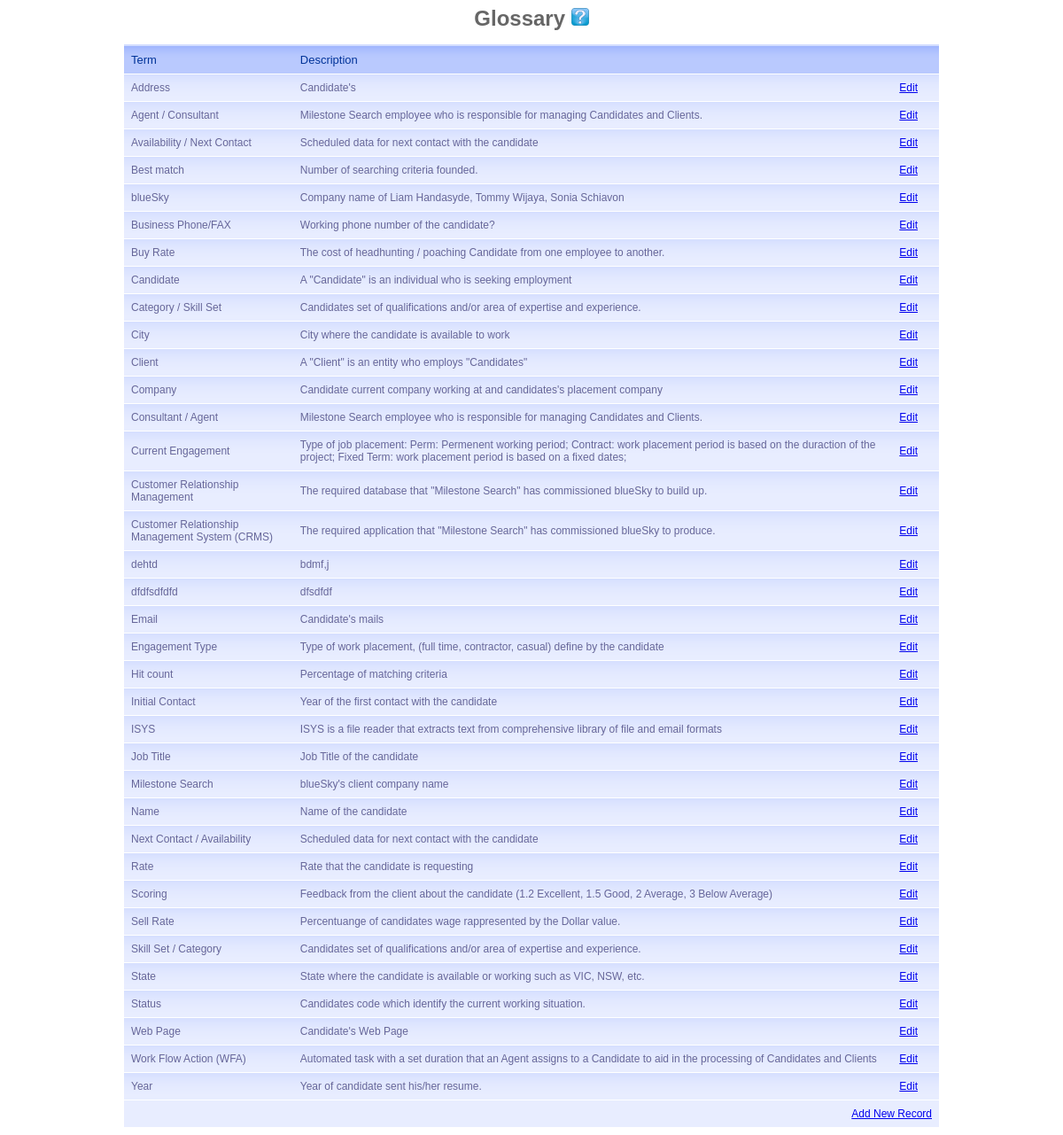
Page /ms_crm/admin/AgentAdmin_management/ViewHelpSystemDescr.php on the committed database.
### tables this page shows
CREATE TABLE `help_system` (
   `hs_fieldID` varchar(50) not null,
   `hs_msg` varchar(300),
   PRIMARY KEY (`hs_fieldID`)
);

### ms_crm/admin/AgentAdmin_management/ViewHelpSystemDescr.php (the view, shortened to what this page needs)
<link href="../style/tablestyle.css" rel="stylesheet" type="text/css" />
<h1>Glossary <a href="#"><img src="../../image/help_icon.jpg" width="20"/></a></h1>
<table id="gradient-style" summary="Work Flow Action Code" align="center">
    <thead>
   	  <tr>
			<th scope="col">Term</th>
            <th scope="col">Description</th>
            <th scope="col"></th>
            <th scope="col"></th>
        </tr>
    </thead>
    <tfoot>
   	  <tr>
        <td ></td>
        <td colspan="3" align="right"><a href="AddHelpSystemDescr.php">Add New Record</a></td>
      </tr>
    </tfoot>
    <tbody>
<?php
require("../../db_conection/db_connect.php");
$sql = 'select * from help_system order by hs_fieldID;';
$dbRecords = mysql_query($sql, $db_con )
		Or die('Query failed:'.mysql_error());
while( $arrRecords = mysql_fetch_array($dbRecords))
{
	echo '
				<tr>
				  <td width="200">'.$arrRecords["hs_fieldID"].'</td>
				  <td width="800">'.$arrRecords["hs_msg"].'</td>
				  <td><a href="EditHelpSystemDescr.php?txths_fieldID=\''.$arrRecords["hs_fieldID"].'\'">Edit</a></td>
				  <td></td>
				</tr>
		';
}
?>
  </tbody>
</table>

### ms_crm/admin/style/tablestyle.css (style rules this page uses)
#gradient-style { font-family: "Lucida Sans Unicode", "Lucida Grande", Sans-Serif; font-size: 12px; width: 920px; text-align: left; border-collapse: collapse; }
#gradient-style th { font-size: 13px; font-weight: normal; padding: 8px; background: #b9c9fe url('table-images/gradhead.png') repeat-x; border-top: 2px solid #d3ddff; border-bottom: 1px solid #fff; color: #039; }
#gradient-style td { padding: 8px; border-bottom: 1px solid #fff; color: #669; border-top: 1px solid #fff; background: #e8edff url('table-images/gradback.png') repeat-x; }
#gradient-style tfoot tr td { background: #e8edff; font-size: 12px; color: #99c; }
h1 { font-family: Arial, Helvetica, sans-serif; font-size: 24px; color: #666; }

### rows in the picture
help_system: hs_fieldID "Address", hs_msg "Candidate's"
help_system: hs_fieldID "Agent / Consultant", hs_msg "Milestone Search employee who is responsible for managing Candidates and Clients."
help_system: hs_fieldID "Availability / Next Contact", hs_msg "Scheduled data for next contact with the candidate"
help_system: hs_fieldID "Best match", hs_msg "Number of searching criteria founded."
help_system: hs_fieldID "blueSky", hs_msg "Company name of Liam Handasyde, Tommy Wijaya, Sonia Schiavon"
help_system: hs_fieldID "Business Phone/FAX", hs_msg "Working phone number of the candidate?"
help_system: hs_fieldID "Buy Rate", hs_msg "The cost of headhunting / poaching Candidate from one employee to another."
help_system: hs_fieldID "Candidate", hs_msg "A \"Candidate\" is an individual who is seeking employment"
help_system: hs_fieldID "Category / Skill Set", hs_msg "Candidates set of qualifications and/or area of expertise and experience."
help_system: hs_fieldID "City", hs_msg "City where the candidate is available to work"
help_system: hs_fieldID "Client", hs_msg "A \"Client\" is an entity who employs \"Candidates\""
help_system: hs_fieldID "Company", hs_msg "Candidate current company working at and candidates's placement company"
help_system: hs_fieldID "Consultant / Agent", hs_msg "Milestone Search employee who is responsible for managing Candidates and Clients."
help_system: hs_fieldID "Current Engagement", hs_msg "Type of job placement: Perm: Permenent working period; Contract: work placement period is based on the duraction of the project; Fixed Term: work placement period is based on a fixed dates;"
help_system: hs_fieldID "Customer Relationship Management", hs_msg "The required database that \"Milestone Search\" has commissioned blueSky to build up."
help_system: hs_fieldID "Customer Relationship Management System (CRMS)", hs_msg "The required application that \"Milestone Search\" has commissioned blueSky to produce."
help_system: hs_fieldID "dehtd", hs_msg "bdmf,j"
help_system: hs_fieldID "dfdfsdfdfd", hs_msg "dfsdfdf"
help_system: hs_fieldID "Email", hs_msg "Candidate's mails"
help_system: hs_fieldID "Engagement Type", hs_msg "Type of work placement, (full time, contractor, casual) define by the candidate"
help_system: hs_fieldID "Hit count", hs_msg "Percentage of matching criteria"
help_system: hs_fieldID "Initial Contact", hs_msg "Year of the first contact with the candidate"
help_system: hs_fieldID "ISYS", hs_msg "ISYS is a file reader that extracts text from comprehensive library of file and email formats"
help_system: hs_fieldID "Job Title", hs_msg "Job Title of the candidate"
help_system: hs_fieldID "Milestone Search", hs_msg "blueSky's client company name"
help_system: hs_fieldID "Name", hs_msg "Name of the candidate"
help_system: hs_fieldID "Next Contact / Availability", hs_msg "Scheduled data for next contact with the candidate"
help_system: hs_fieldID "Rate", hs_msg "Rate that the candidate is requesting"
help_system: hs_fieldID "Scoring", hs_msg "Feedback from the client about the candidate (1.2 Excellent, 1.5 Good, 2 Average, 3 Below Average)"
help_system: hs_fieldID "Sell Rate", hs_msg "Percentuange of candidates wage rappresented by the Dollar value."
help_system: hs_fieldID "Skill Set / Category", hs_msg "Candidates set of qualifications and/or area of expertise and experience."
help_system: hs_fieldID "State", hs_msg "State where the candidate is available or working such as VIC, NSW, etc."
help_system: hs_fieldID "Status", hs_msg "Candidates code which identify the current working situation."
help_system: hs_fieldID "Web Page", hs_msg "Candidate's Web Page"
help_system: hs_fieldID "Work Flow Action (WFA)", hs_msg "Automated task with a set duration that an Agent assigns to a Candidate to aid in the processing of Candidates and Clients"
help_system: hs_fieldID "Year", hs_msg "Year of candidate sent his/her resume."
